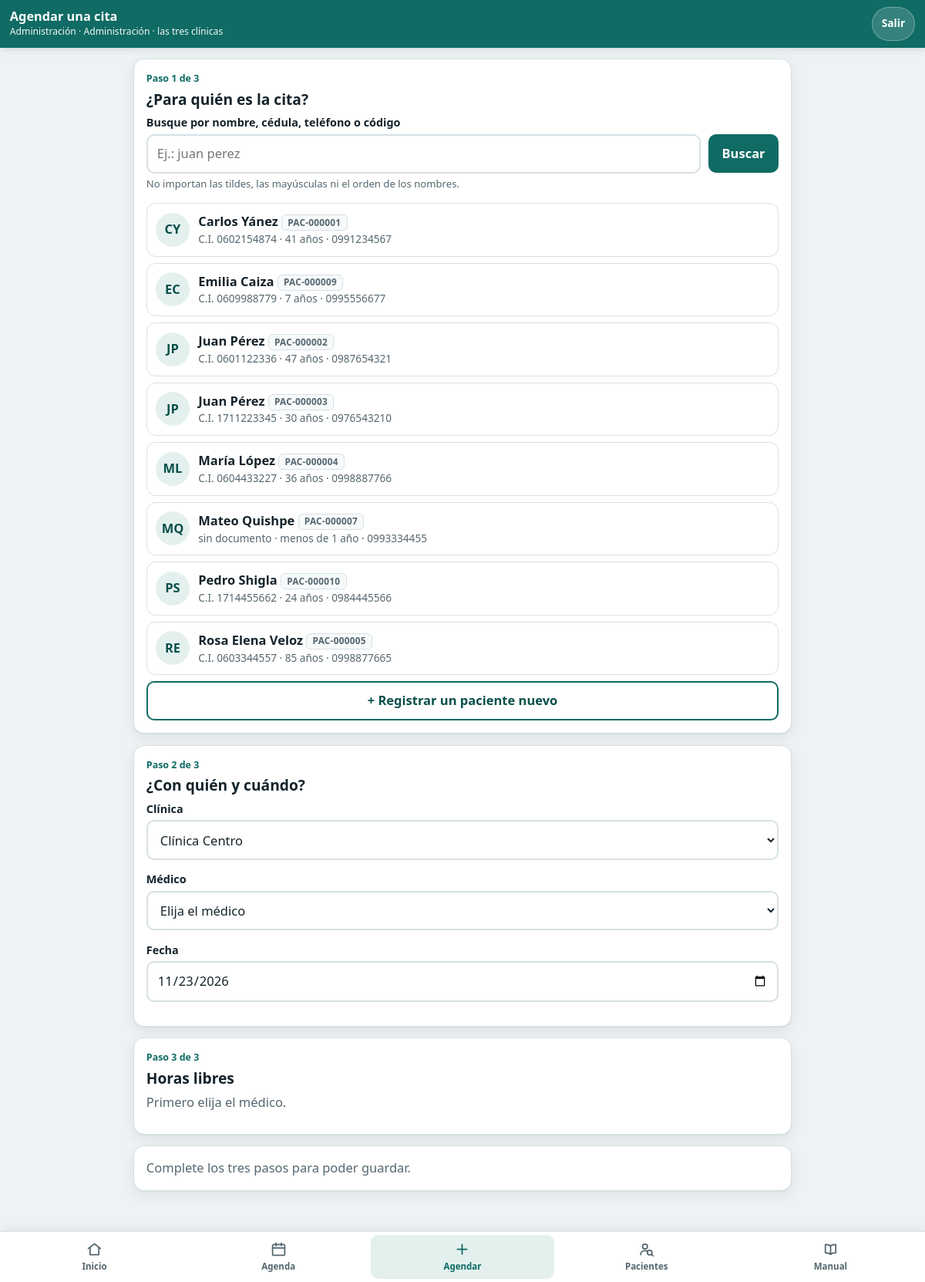
/agendar.php (signed in), run on the app's committed database.
### tables this page shows
CREATE TABLE usuarios (
  id INT AUTO_INCREMENT PRIMARY KEY,
  nombre VARCHAR(120) NOT NULL,
  usuario VARCHAR(40) NOT NULL UNIQUE,
  clave_hash VARCHAR(255) NOT NULL,
  rol ENUM('admin','doctora','recepcion') NOT NULL,
  clinica_id INT NULL,                     
  modo_simple TINYINT(1) NOT NULL DEFAULT 0,   
  activo TINYINT(1) NOT NULL DEFAULT 1,
  FOREIGN KEY (clinica_id) REFERENCES clinicas(id)
);

CREATE TABLE pacientes (
  id INT AUTO_INCREMENT PRIMARY KEY,
  tipo_documento ENUM('CEDULA','PASAPORTE','SIN_DOCUMENTO') NOT NULL,
  documento VARCHAR(20) NULL,              
  nombres   VARCHAR(120) NOT NULL,
  apellidos VARCHAR(120) NOT NULL,
  nombre_busqueda VARCHAR(250) NOT NULL,   
  fecha_nacimiento DATE NULL,
  telefono VARCHAR(20) NULL,
  correo   VARCHAR(120) NULL,
  representante VARCHAR(160) NULL,         
  representante_telefono VARCHAR(20) NULL,
  nota VARCHAR(255) NULL,
  activo TINYINT(1) NOT NULL DEFAULT 1,
  creado_en DATETIME NOT NULL DEFAULT CURRENT_TIMESTAMP,
   
   
  UNIQUE KEY uk_documento (tipo_documento, documento),
  KEY ix_busqueda (nombre_busqueda),
  KEY ix_telefono (telefono)
);

CREATE TABLE clinicas (
  id INT AUTO_INCREMENT PRIMARY KEY,
  nombre VARCHAR(80) NOT NULL UNIQUE,
  direccion VARCHAR(160) NULL,
  telefono VARCHAR(20) NULL,
  hora_apertura TIME NOT NULL DEFAULT '08:00:00',
  hora_cierre   TIME NOT NULL DEFAULT '18:00:00',
  activo TINYINT(1) NOT NULL DEFAULT 1
);

### agendar.php (the view, shortened to what the rows shown need)
<?php
require __DIR__ . '/lib/auth.php';
exigir('agendar');
$esPost = $_SERVER['REQUEST_METHOD'] === 'POST';
$f      = $esPost ? $_POST : $_GET;
$reagendarId = (int)($f['reagendar'] ?? 0);
$vieja = $reagendarId ? cita($reagendarId) : null;
$clinId = (int)($f['clinica'] ?? $vieja['clinica_id'] ?? 0);
if (!$clinId || !clinica_permitida($clinId)) $clinId = clinica_actual();
$pacId  = $vieja ? (int)$vieja['paciente_id'] : (int)($f['paciente'] ?? 0);
$medId  = (int)($f['medico'] ?? $vieja['medico_id'] ?? 0);
$fecha  = (string)($f['fecha'] ?? $vieja['fecha'] ?? '');
$hora   = (string)($f['hora'] ?? '');
$motivo = (string)($f['motivo'] ?? ($vieja && puede('ver_motivo') ? $vieja['motivo'] : ''));
$q      = (string)($f['q'] ?? '');
if (!fecha_valida($fecha) || $fecha < date('Y-m-d')) $fecha = primer_dia_agendable($clinId);
$paciente = $pacId ? paciente($pacId) : null;
$estado   = ['clinica' => $clinId, 'paciente' => $pacId, 'medico' => $medId, 'fecha' => $fecha,
             'hora' => $hora, 'motivo' => $motivo, 'q' => $q, 'reagendar' => $reagendarId ?: ''];
function ocultos(array $v): string
{
    $s = campo_csrf();
    foreach ($v as $k => $x) $s .= '<input type="hidden" name="' . h((string)$k) . '" value="' . h((string)$x) . '">';
    return $s;
}
cabecera($vieja ? 'Cambiar la hora de una cita' : 'Agendar una cita', ['volver' => modo_simple() || $vieja ? 'agenda.php' : null]);
?>
<div class="tarjeta">
  <h2>¿Para quién es la cita?</h2>
  <?php if ($paciente): ?>
    <div class="item elegido">
      <span class="av"><?= h(iniciales(nombre_paciente($paciente))) ?></span>
      <span class="cuerpo">
        <span class="t"><?= h(nombre_paciente($paciente)) ?> <?= codigo_chip($pacId) ?></span>
        <span class="s"><?= h(documento_paciente($paciente)) ?> · <?= h(contacto_paciente($paciente) ?: 'sin teléfono') ?></span>
      </span>
    </div>
    <?php if (!$vieja): ?>
      <form method="post" action="agendar.php">
        <?= ocultos($estado) ?>
        <button class="btn gris chico" type="submit" name="accion" value="quitar_paciente">Elegir a otra persona</button>
      </form>
    <?php endif; ?>
  <?php else: ?>
    <?php $resultados = pacientes_buscar($q, 8); ?>
    <?php if (!$resultados): ?>
      <div class="vacio compacto">
        <p><strong>No se encontró a nadie con ese dato.</strong></p>
        <p>Revise cómo está escrito, o registre a la persona.</p>
      </div>
    <?php else: ?>
      <?php foreach ($resultados as $p): ?>
        <form method="post" action="agendar.php">
          <button class="item" type="submit" name="accion" value="elegir_paciente">
            <span class="av"><?= h(iniciales(nombre_paciente($p))) ?></span>
            <span class="cuerpo">
              <span class="t"><?= h(nombre_paciente($p)) ?> <?= codigo_chip((int)$p['id']) ?></span>
              <span class="s"><?= h(documento_paciente($p)) ?><?= edad_texto($p) ? ' · ' . h(edad_texto($p)) : '' ?>
                · <?= h(contacto_paciente($p) ?: 'sin teléfono') ?></span>
            </span>
          </button>
        </form>
      <?php endforeach; ?>
    <?php endif; ?>
  <?php endif; ?>
</div>
<div class="tarjeta">
  <h2>¿Con quién y cuándo?</h2>
  <form method="post" action="agendar.php">
    <?php if (count(clinicas_visibles()) > 1): ?>
      <div class="campo">
        <label for="clinica">Clínica</label>
        <select id="clinica" name="clinica" onchange="this.form.accion.value='cambiar_clinica'; this.form.submit()">
          <?php foreach (clinicas_visibles() as $c): ?>
            <option value="<?= (int)$c['id'] ?>" <?= (int)$c['id'] === $clinId ? 'selected' : '' ?>><?= h($c['nombre']) ?></option>
          <?php endforeach; ?>
        </select>
      </div>
    <?php else: ?>
      <input type="hidden" name="clinica" value="<?= $clinId ?>">
    <?php endif; ?>
  </form>
</div>
<div class="tarjeta">
  <h2>Horas libres</h2>
</div>
<?php pie(['activo' => 'agendar']); ?>

### lib/plantilla.php (shortened to what the rows shown need)
<?php
function cabecera(string $titulo, array $op = []): void
{
    $u      = usuario_actual();
    $sinNav = $op['sin_nav'] ?? false;
    $lugar  = '';
    if ($u) {
        $lugar = $u['clinica_id'] ? (clinica((int)$u['clinica_id'])['nombre'] ?? '') : 'las tres clínicas';
        $lugar = NOMBRE_ROL[$u['rol']] . ' · ' . $lugar;
    }
    ?><!DOCTYPE html>
<html lang="es">
<head>
<link rel="stylesheet" href="assets/estilos.css">
</head>
<body class="<?= modo_simple() ? 'simple' : '' ?>">
<?php if ($u): ?>
<header class="barra">
  <div class="barra-tit">
    <strong><?= h($titulo) ?></strong>
    <small><?= h($u['nombre']) ?> · <?= h($lugar) ?></small>
  </div>
  <a class="btn-salir" href="salir.php">Salir</a>
</header>
<?php endif; ?>
<main class="<?= $sinNav ? 'sin-nav' : '' ?>">
<?php
}
function pie(array $op = []): void
{
    ?>
</main>
</body>
</html>
<?php
}
function codigo_chip(int $pacienteId): string
{
    return '<span class="codigo">' . h(codigo_paciente($pacienteId)) . '</span>';
}
    ?>

### data on the page
usuarios: nombre "Administración", clinica "Clínica Centro"
pacientes: iniciales(nombre_paciente($p)) "CY", nombre_paciente($p) "Carlos Yánez", id "PAC-000001", documento_paciente($p) "C.I. 0602154874", fecha_nacimiento "41 años", telefono "0991234567"
pacientes: iniciales(nombre_paciente($p)) "EC", nombre_paciente($p) "Emilia Caiza", id "PAC-000009", documento_paciente($p) "C.I. 0609988779", fecha_nacimiento "7 años", representante_telefono "0995556677"
pacientes: iniciales(nombre_paciente($p)) "JP", nombre_paciente($p) "Juan Pérez", id "PAC-000002", documento_paciente($p) "C.I. 0601122336", fecha_nacimiento "47 años", telefono "0987654321"
pacientes: iniciales(nombre_paciente($p)) "JP", nombre_paciente($p) "Juan Pérez", id "PAC-000003", documento_paciente($p) "C.I. 1711223345", fecha_nacimiento "30 años", telefono "0976543210"
pacientes: iniciales(nombre_paciente($p)) "ML", nombre_paciente($p) "María López", id "PAC-000004", documento_paciente($p) "C.I. 0604433227", fecha_nacimiento "36 años", telefono "0998887766"
pacientes: iniciales(nombre_paciente($p)) "MQ", nombre_paciente($p) "Mateo Quishpe", id "PAC-000007", tipo_documento "sin documento", fecha_nacimiento.modo_simple "menos de 1 año", representante_telefono "0993334455"
pacientes: iniciales(nombre_paciente($p)) "PS", nombre_paciente($p) "Pedro Shigla", id "PAC-000010", documento_paciente($p) "C.I. 1714455662", fecha_nacimiento "24 años", telefono "0984445566"
pacientes: iniciales(nombre_paciente($p)) "RE", nombre_paciente($p) "Rosa Elena Veloz", id "PAC-000005", documento_paciente($p) "C.I. 0603344557", fecha_nacimiento "85 años", representante_telefono "0998877665"

### other printed values
$titulo "Agendar una cita"
$lugar "Administración · las tres clínicas"
$texto "Inicio"
$texto "Agenda"
$texto "Agendar"
$texto "Pacientes"
$texto "Manual"
